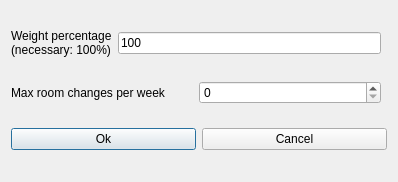
<?xml version="1.0" encoding="UTF-8"?>
<ui version="4.0">
 <class>ModifyConstraintTeachersMaxRoomChangesPerWeekForm_template</class>
 <widget class="QDialog" name="ModifyConstraintTeachersMaxRoomChangesPerWeekForm_template">
  <property name="geometry">
   <rect>
    <x>0</x>
    <y>0</y>
    <width>398</width>
    <height>182</height>
   </rect>
  </property>
  <property name="windowTitle">
   <string extracomment="This is the title of the dialog to modify a constraint of this type">Modify teachers max room changes per week</string>
  </property>
  <layout class="QGridLayout">
   <item row="0" column="0">
    <layout class="QHBoxLayout">
     <item>
      <widget class="QLabel" name="weightTextLabel">
       <property name="frameShape">
        <enum>QFrame::NoFrame</enum>
       </property>
       <property name="frameShadow">
        <enum>QFrame::Plain</enum>
       </property>
       <property name="text">
        <string>Weight percentage
(necessary: 100%)</string>
       </property>
       <property name="wordWrap">
        <bool>false</bool>
       </property>
      </widget>
     </item>
     <item>
      <widget class="QLineEdit" name="weightLineEdit">
       <property name="text">
        <string notr="true">100</string>
       </property>
      </widget>
     </item>
    </layout>
   </item>
   <item row="2" column="0" colspan="2">
    <layout class="QHBoxLayout">
     <item>
      <widget class="QPushButton" name="okPushButton">
       <property name="text">
        <string>Ok</string>
       </property>
      </widget>
     </item>
     <item>
      <widget class="QPushButton" name="cancelPushButton">
       <property name="text">
        <string>Cancel</string>
       </property>
      </widget>
     </item>
    </layout>
   </item>
   <item row="1" column="0">
    <layout class="QHBoxLayout">
     <item>
      <widget class="QLabel" name="textLabel">
       <property name="text">
        <string>Max room changes per week</string>
       </property>
       <property name="wordWrap">
        <bool>false</bool>
       </property>
      </widget>
     </item>
     <item>
      <widget class="QSpinBox" name="maxChangesSpinBox"/>
     </item>
    </layout>
   </item>
  </layout>
 </widget>
 <layoutdefault spacing="6" margin="11"/>
 <resources/>
 <connections/>
</ui>
